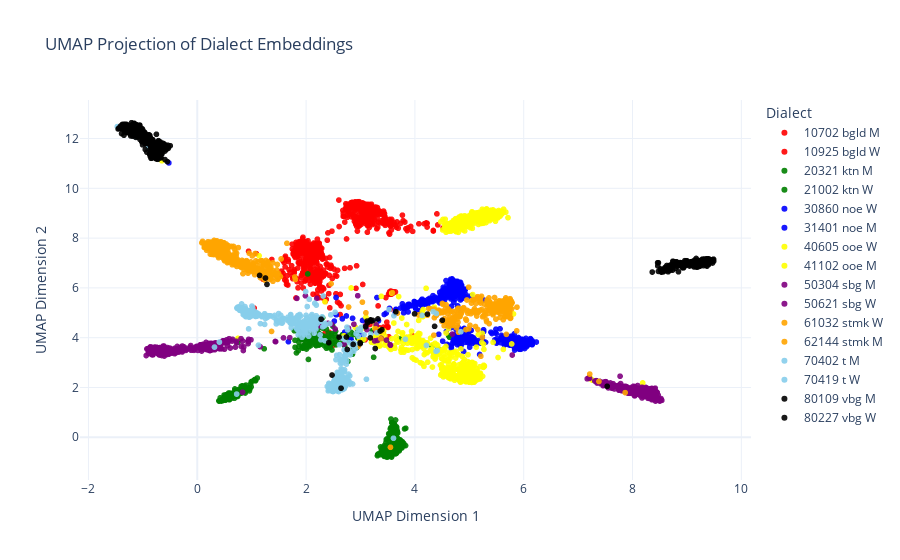

Source (notebook cell):
### Code cell
import plotly.express as px
# import pandas as pd

# Convert 'ids' to categorical for distinct color mapping
# df = pd.DataFrame({
#     'UMAP_1': embedding_2d[:, 0],
#     'UMAP_2': embedding_2d[:, 1],
#     'Dialect': ids.astype(str)  # Convert to string to ensure discrete color mapping
# })


# Create the interactive scatter plot with the color mapping
fig = px.scatter(
    df,
    x='UMAP_1',
    y='UMAP_2',
    color='Dialect',  # Color points by dialect (discrete values)
    title="UMAP Projection of Dialect Embeddings",
    labels={'UMAP_1': 'UMAP Dimension 1', 'UMAP_2': 'UMAP Dimension 2'},
    template='plotly_white',
    category_orders={'Dialect': sorted(df['Dialect'].unique())},  # Ensure consistent ordering of dialects
    color_discrete_map=color_mapping  # Use the color mapping for discrete colors
)

# Customize marker size and transparency
fig.update_traces(marker=dict(size=6, opacity=0.9))
fig.update_layout(legend_title_text='Dialect')

# Start with all traces unchecked
# fig.for_each_trace(lambda trace: trace.update(visible='legendonly'))
# Show the interactive plot
fig.show()

### Figure 1 — Plotly figure (JSON) as saved in the notebook; plotly's stock layout.template omitted (floating-point values rounded to 4 significant figures; data arrays with more than 128 entries replaced by an {"elided": "..."} marker saying what was removed)
{"data": [{"hovertemplate": "Dialect=10702 bgld M<br>UMAP Dimension 1=%{x}<br>UMAP Dimension 2=%{y}<extra></extra>", "legendgroup": "10702 bgld M", "marker": {"color": "red", "opacity": 0.9, "size": 6, "symbol": "circle"}, "mode": "markers", "name": "10702 bgld M", "showlegend": true, "type": "scattergl", "x": {"elided": "374 float values"}, "xaxis": "x", "y": {"elided": "374 float values"}, "yaxis": "y"}, {"hovertemplate": "Dialect=10925 bgld W<br>UMAP Dimension 1=%{x}<br>UMAP Dimension 2=%{y}<extra></extra>", "legendgroup": "10925 bgld W", "marker": {"color": "red", "opacity": 0.9, "size": 6, "symbol": "circle"}, "mode": "markers", "name": "10925 bgld W", "showlegend": true, "type": "scattergl", "x": {"elided": "449 float values"}, "xaxis": "x", "y": {"elided": "449 float values"}, "yaxis": "y"}, {"hovertemplate": "Dialect=20321 ktn M<br>UMAP Dimension 1=%{x}<br>UMAP Dimension 2=%{y}<extra></extra>", "legendgroup": "20321 ktn M", "marker": {"color": "green", "opacity": 0.9, "size": 6, "symbol": "circle"}, "mode": "markers", "name": "20321 ktn M", "showlegend": true, "type": "scattergl", "x": {"elided": "319 float values"}, "xaxis": "x", "y": {"elided": "319 float values"}, "yaxis": "y"}, {"hovertemplate": "Dialect=21002 ktn W<br>UMAP Dimension 1=%{x}<br>UMAP Dimension 2=%{y}<extra></extra>", "legendgroup": "21002 ktn W", "marker": {"color": "green", "opacity": 0.9, "size": 6, "symbol": "circle"}, "mode": "markers", "name": "21002 ktn W", "showlegend": true, "type": "scattergl", "x": {"elided": "370 float values"}, "xaxis": "x", "y": {"elided": "370 float values"}, "yaxis": "y"}, {"hovertemplate": "Dialect=30860 noe W<br>UMAP Dimension 1=%{x}<br>UMAP Dimension 2=%{y}<extra></extra>", "legendgroup": "30860 noe W", "marker": {"color": "blue", "opacity": 0.9, "size": 6, "symbol": "circle"}, "mode": "markers", "name": "30860 noe W", "showlegend": true, "type": "scattergl", "x": {"elided": "312 float values"}, "xaxis": "x", "y": {"elided": "312 float values"}, "yaxis": "y"}, {"hovertemplate": "Dialect=31401 noe M<br>UMAP Dimension 1=%{x}<br>UMAP Dimension 2=%{y}<extra></extra>", "legendgroup": "31401 noe M", "marker": {"color": "blue", "opacity": 0.9, "size": 6, "symbol": "circle"}, "mode": "markers", "name": "31401 noe M", "showlegend": true, "type": "scattergl", "x": {"elided": "303 float values"}, "xaxis": "x", "y": {"elided": "303 float values"}, "yaxis": "y"}, {"hovertemplate": "Dialect=40605 ooe W<br>UMAP Dimension 1=%{x}<br>UMAP Dimension 2=%{y}<extra></extra>", "legendgroup": "40605 ooe W", "marker": {"color": "yellow", "opacity": 0.9, "size": 6, "symbol": "circle"}, "mode": "markers", "name": "40605 ooe W", "showlegend": true, "type": "scattergl", "x": {"elided": "491 float values"}, "xaxis": "x", "y": {"elided": "491 float values"}, "yaxis": "y"}, {"hovertemplate": "Dialect=41102 ooe M<br>UMAP Dimension 1=%{x}<br>UMAP Dimension 2=%{y}<extra></extra>", "legendgroup": "41102 ooe M", "marker": {"color": "yellow", "opacity": 0.9, "size": 6, "symbol": "circle"}, "mode": "markers", "name": "41102 ooe M", "showlegend": true, "type": "scattergl", "x": {"elided": "380 float values"}, "xaxis": "x", "y": {"elided": "380 float values"}, "yaxis": "y"}, {"hovertemplate": "Dialect=50304 sbg M<br>UMAP Dimension 1=%{x}<br>UMAP Dimension 2=%{y}<extra></extra>", "legendgroup": "50304 sbg M", "marker": {"color": "purple", "opacity": 0.9, "size": 6, "symbol": "circle"}, "mode": "markers", "name": "50304 sbg M", "showlegend": true, "type": "scattergl", "x": {"elided": "339 float values"}, "xaxis": "x", "y": {"elided": "339 float values"}, "yaxis": "y"}, {"hovertemplate": "Dialect=50621 sbg W<br>UMAP Dimension 1=%{x}<br>UMAP Dimension 2=%{y}<extra></extra>", "legendgroup": "50621 sbg W", "marker": {"color": "purple", "opacity": 0.9, "size": 6, "symbol": "circle"}, "mode": "markers", "name": "50621 sbg W", "showlegend": true, "type": "scattergl", "x": {"elided": "362 float values"}, "xaxis": "x", "y": {"elided": "362 float values"}, "yaxis": "y"}, {"hovertemplate": "Dialect=61032 stmk W<br>UMAP Dimension 1=%{x}<br>UMAP Dimension 2=%{y}<extra></extra>", "legendgroup": "61032 stmk W", "marker": {"color": "orange", "opacity": 0.9, "size": 6, "symbol": "circle"}, "mode": "markers", "name": "61032 stmk W", "showlegend": true, "type": "scattergl", "x": {"elided": "412 float values"}, "xaxis": "x", "y": {"elided": "412 float values"}, "yaxis": "y"}, {"hovertemplate": "Dialect=62144 stmk M<br>UMAP Dimension 1=%{x}<br>UMAP Dimension 2=%{y}<extra></extra>", "legendgroup": "62144 stmk M", "marker": {"color": "orange", "opacity": 0.9, "size": 6, "symbol": "circle"}, "mode": "markers", "name": "62144 stmk M", "showlegend": true, "type": "scattergl", "x": {"elided": "298 float values"}, "xaxis": "x", "y": {"elided": "298 float values"}, "yaxis": "y"}, {"hovertemplate": "Dialect=70402 t M<br>UMAP Dimension 1=%{x}<br>UMAP Dimension 2=%{y}<extra></extra>", "legendgroup": "70402 t M", "marker": {"color": "skyblue", "opacity": 0.9, "size": 6, "symbol": "circle"}, "mode": "markers", "name": "70402 t M", "showlegend": true, "type": "scattergl", "x": {"elided": "280 float values"}, "xaxis": "x", "y": {"elided": "280 float values"}, "yaxis": "y"}, {"hovertemplate": "Dialect=70419 t W<br>UMAP Dimension 1=%{x}<br>UMAP Dimension 2=%{y}<extra></extra>", "legendgroup": "70419 t W", "marker": {"color": "skyblue", "opacity": 0.9, "size": 6, "symbol": "circle"}, "mode": "markers", "name": "70419 t W", "showlegend": true, "type": "scattergl", "x": {"elided": "327 float values"}, "xaxis": "x", "y": {"elided": "327 float values"}, "yaxis": "y"}, {"hovertemplate": "Dialect=80109 vbg M<br>UMAP Dimension 1=%{x}<br>UMAP Dimension 2=%{y}<extra></extra>", "legendgroup": "80109 vbg M", "marker": {"color": "black", "opacity": 0.9, "size": 6, "symbol": "circle"}, "mode": "markers", "name": "80109 vbg M", "showlegend": true, "type": "scattergl", "x": {"elided": "287 float values"}, "xaxis": "x", "y": {"elided": "287 float values"}, "yaxis": "y"}, {"hovertemplate": "Dialect=80227 vbg W<br>UMAP Dimension 1=%{x}<br>UMAP Dimension 2=%{y}<extra></extra>", "legendgroup": "80227 vbg W", "marker": {"color": "black", "opacity": 0.9, "size": 6, "symbol": "circle"}, "mode": "markers", "name": "80227 vbg W", "showlegend": true, "type": "scattergl", "x": {"elided": "425 float values"}, "xaxis": "x", "y": {"elided": "425 float values"}, "yaxis": "y"}], "layout": {"legend": {"title": {"text": "Dialect"}, "tracegroupgap": 0}, "title": {"text": "UMAP Projection of Dialect Embeddings"}, "xaxis": {"anchor": "y", "domain": [0, 1], "title": {"text": "UMAP Dimension 1"}}, "yaxis": {"anchor": "x", "domain": [0, 1], "title": {"text": "UMAP Dimension 2"}}}}
